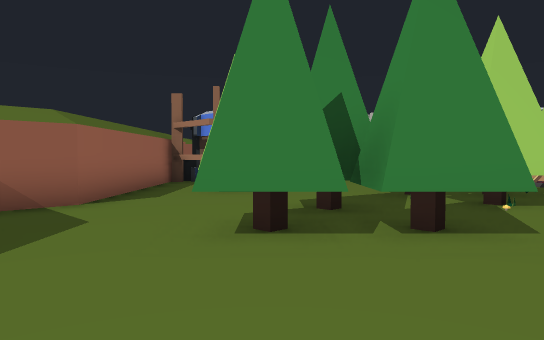
view 1 (above)

22 first-person views from a walk through a 3-D level made in the Unity game engine. The camera is 1.5 m above the floor, tilts 2° down and sees 70° across. The floor is counted in squares, 2 m on a side. Each view is taken from the middle of a square. On the plan, view 1 faces up. The plan holds only what a view shows up to about 12 squares ahead; the rest is blank. The place goes on beyond the plan.

view 2
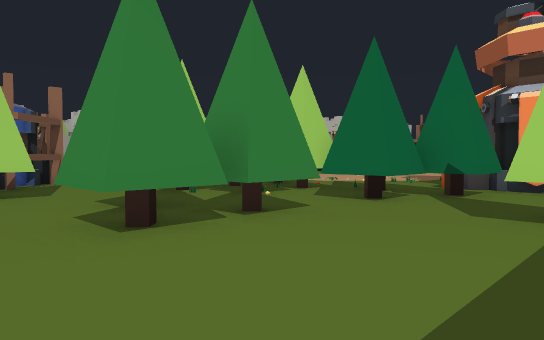

view 3
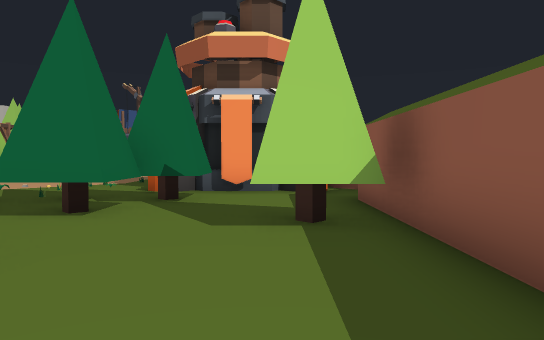

view 4
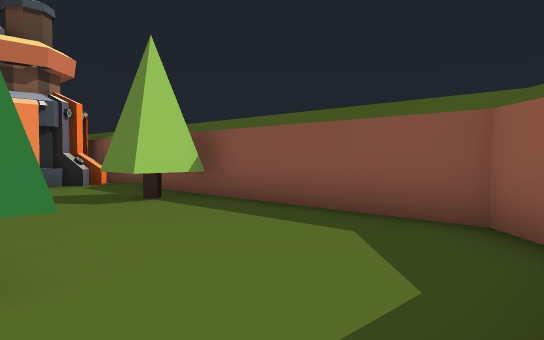

view 5
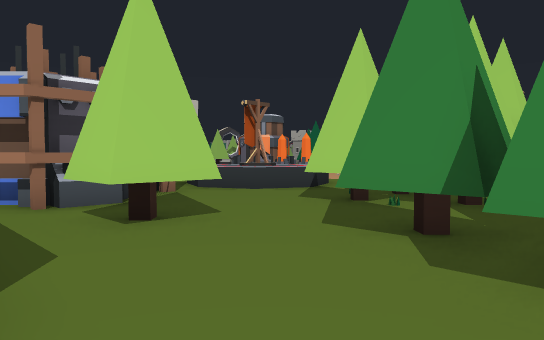

view 6
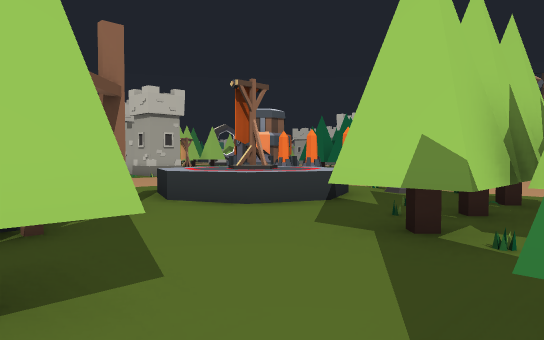

view 7
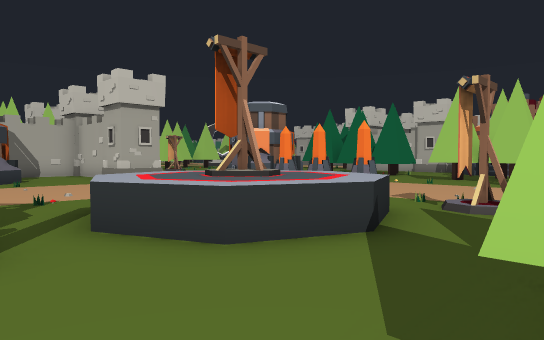

view 8
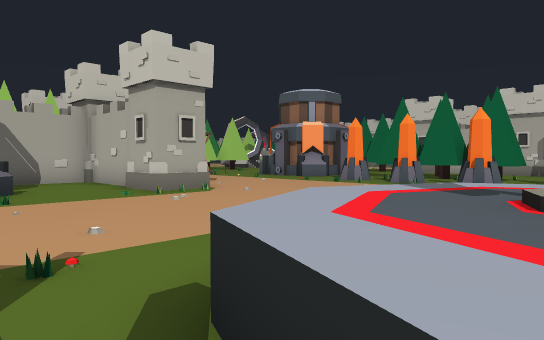

view 9
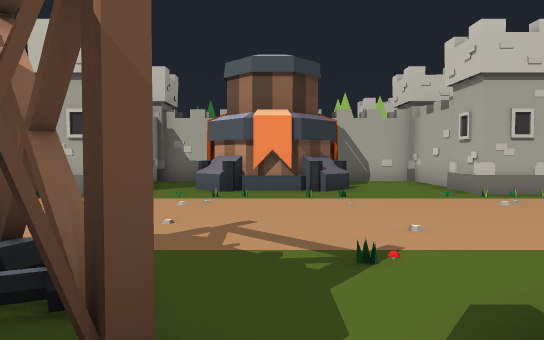

view 10
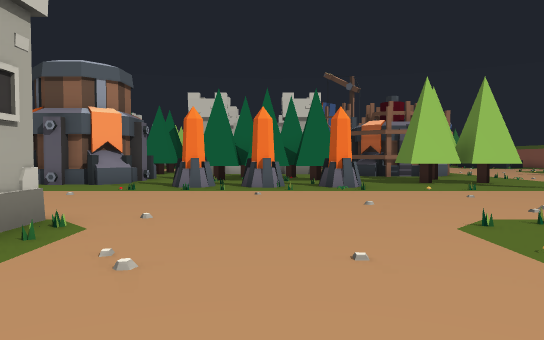

view 11
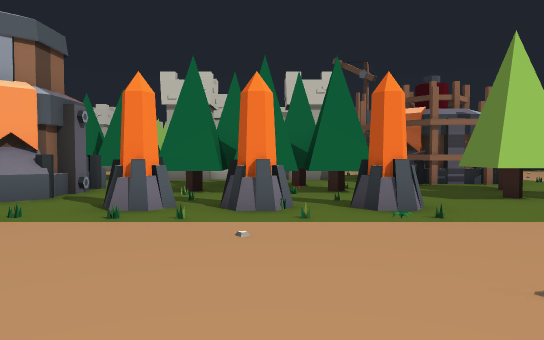

view 12
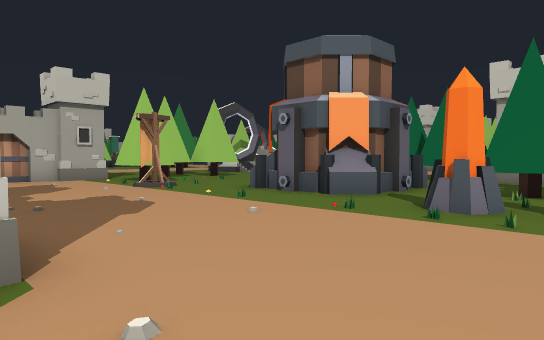

view 13
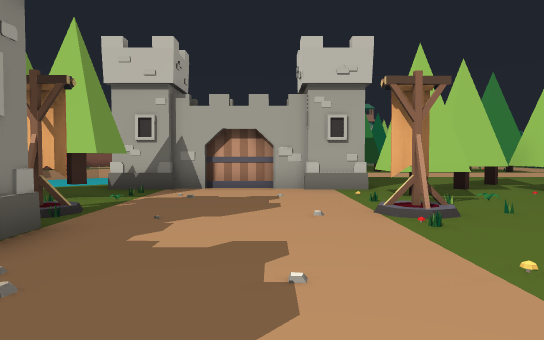

view 14
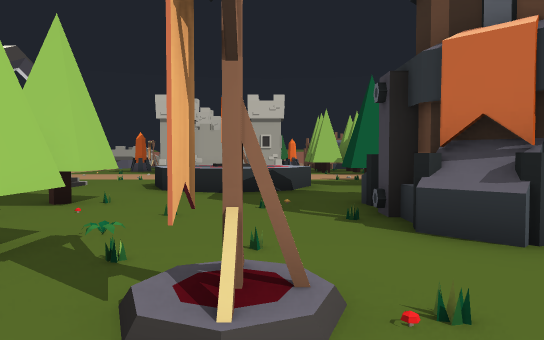

view 15
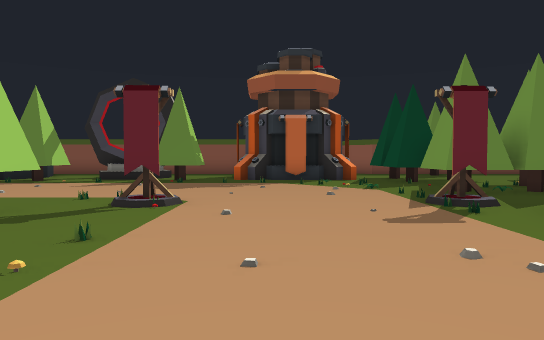

view 16
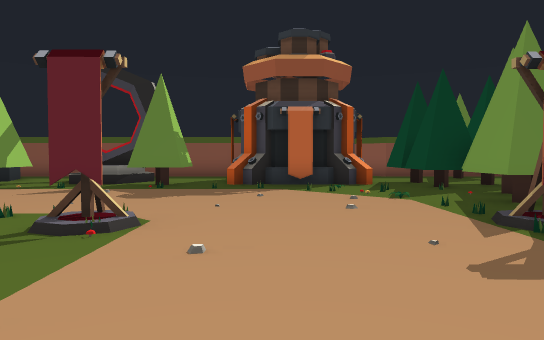

view 17
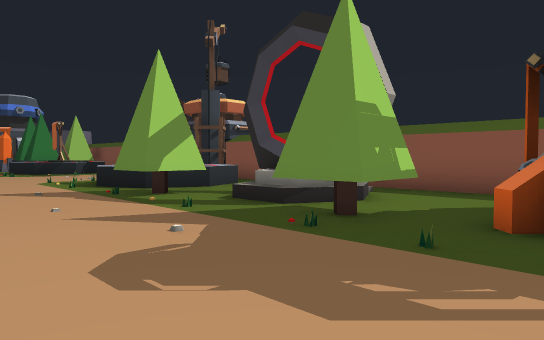

view 18
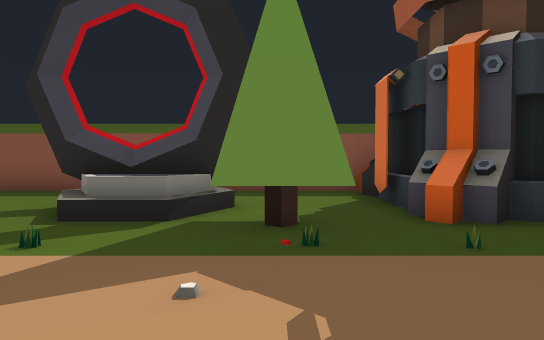

view 19
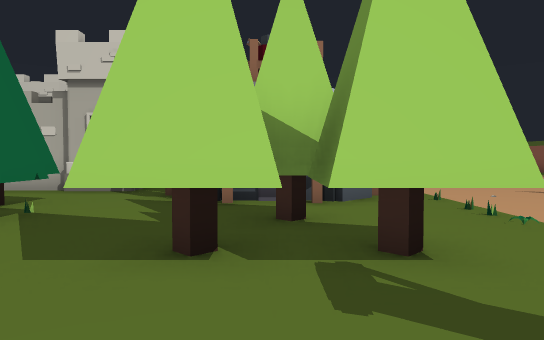

view 20
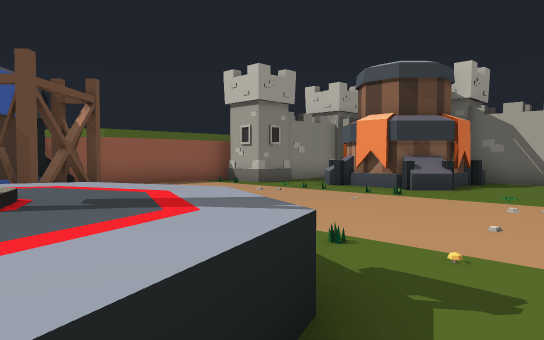

view 21
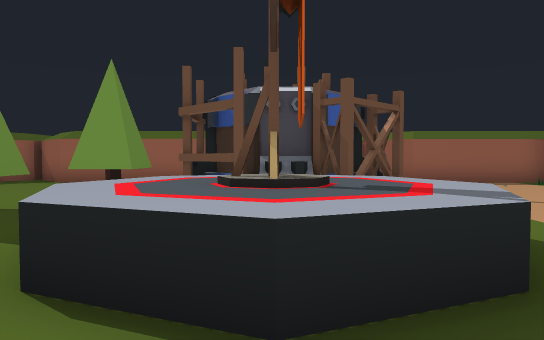

view 22
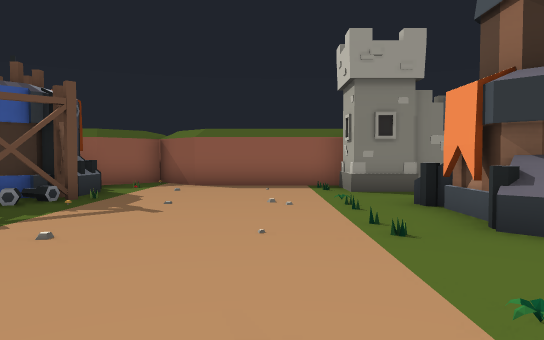

### Floor plan
Key: @ floor where view 1 was taken; # wall or solid block; x gap in a wall; . floor; / step, stairs or slope; = window, fence, low wall or low ledge; ^ raised ledge; T tree; W tower; C crystal; G gate; O other object.
Columns run from 4 left of view 1 to 19 right of it. Each row starts with its distance up from view 1.
 34                 TT
 33                 T#.....
 32                  ... ..O
 31          /.      ...T...
 30          ..##G###.T##...
 29           .T.....T..T...
 28          Tx#.....#.....^
 27            T..........^^
 26            O....O......^
 25       WW   W.......O....
 24    W# WW###W......OOO...
 23    ..  O...#.....OO
 22   #..O O...#......OOO  T
 21  ##..OOO..W ......OOO  T
 20  #W.......WW...........W
 19  #...............C.##...
 18  #..............=..TT ..
 17  #..............CC.# T..
 16 ##.................#T#.W
 15 #...............CC.#T...
 14 #.^###..^^.............
 13 ##  ##.^^^^.......#...#
 12     ##.^^^^.......T##x#
 11  #####.^^^^.......#TT.#
 10  #.##...^..O....O......
  9  #.#T...................
  8  #.TT..##T#.............
  7  #.....TTT#.............
  6 ##...#. ##..............
  5 #....T....#.............
  4 #...#T#.#T#......T...TT.
  3   ......TT#.####.T/ /.T^
  2   ..........#  #..OOO.^
  1   .....#T...#  #../  ..^
  0  #..@..##...#  ^........
 -1  ##########.# #####  ###

Positions as (right, up) in squares from view 1, and headings:
1: (0, 0), facing up
2: (-2, 0), facing up-right
3: (-1, 1), facing right
4: (-3, 4), facing down-right
5: (-3, 4), facing up-right
6: (-1, 6), facing up-right
7: (1, 8), facing up-right
8: (2, 12), facing up-right
9: (2, 12), facing up
10: (3, 17), facing right
11: (7, 17), facing right
12: (7, 17), facing up-right
13: (10, 21), facing up
14: (10, 26), facing right
15: (10, 16), facing down
16: (10, 14), facing down
17: (10, 8), facing down-right
18: (13, 8), facing down
19: (11, 12), facing right
20: (7, 12), facing up-left
21: (8, 12), facing left
22: (7, 18), facing left
